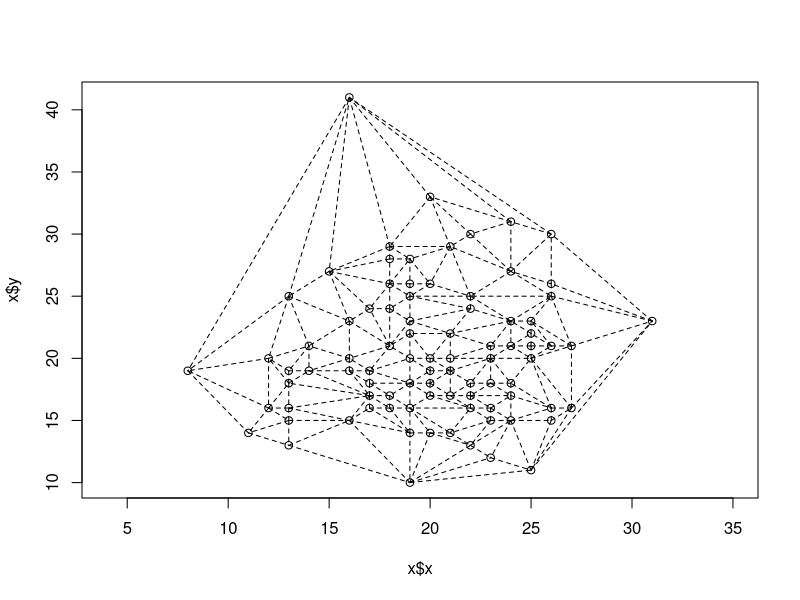
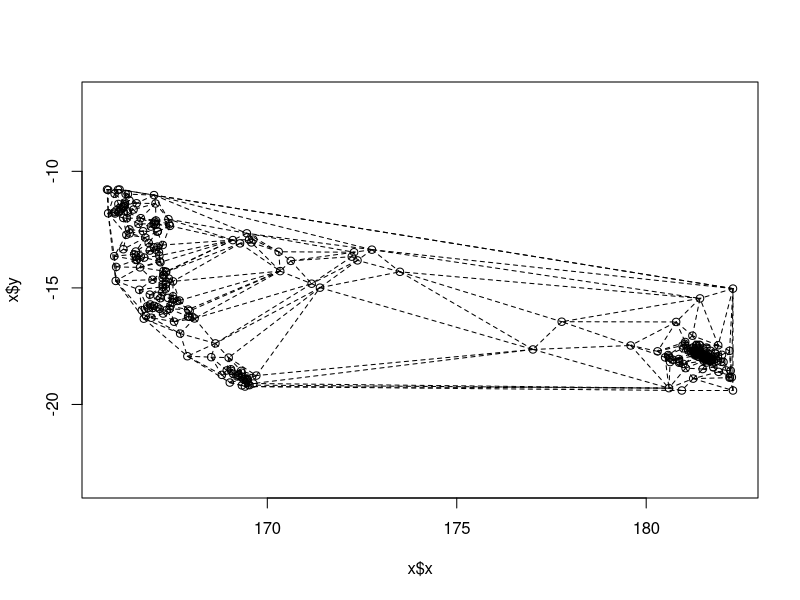

The R source for these figures, in order:
library(interp)


### Name: plot.triSht
### Title: Plot a triangulation object
### Aliases: plot.triSht
### Keywords: spatial

### ** Examples

## random points
plot(tri.mesh(rpois(100,lambda=20),rpois(100,lambda=20),duplicate="remove"))
## use a part of the quakes data set:
data(quakes)
quakes.part<-quakes[(quakes[,1]<=-10.78 & quakes[,1]>=-19.4 &
                     quakes[,2]<=182.29 & quakes[,2]>=165.77),]
quakes.tri<-tri.mesh(quakes.part$lon, quakes.part$lat, duplicate="remove")
plot(quakes.tri)
## use the whole quakes data set
## (will not work with standard memory settings, hence commented out)
## plot(tri.mesh(quakes$lon, quakes$lat, duplicate="remove"), do.points=F)
